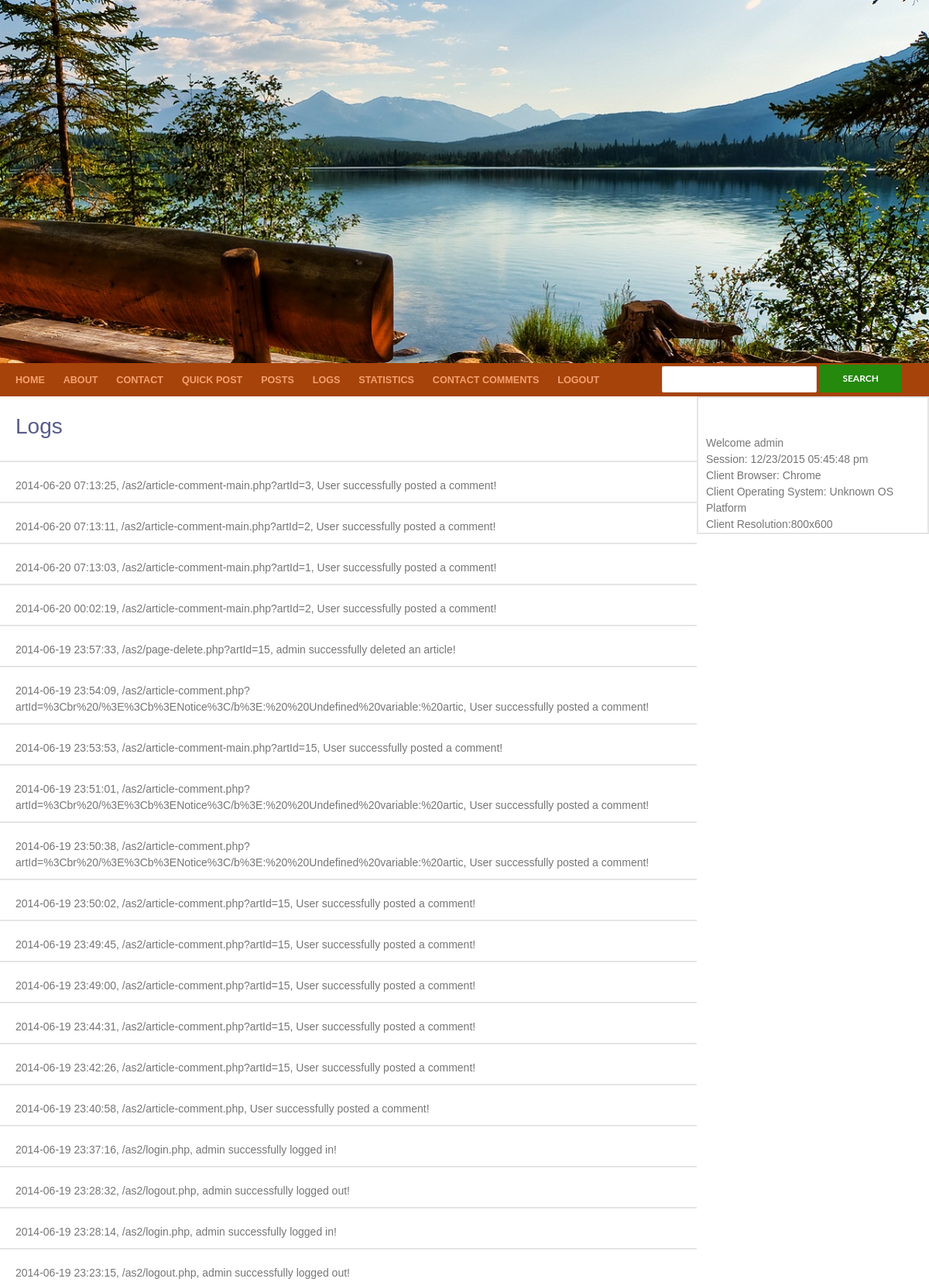
Screenshot of /logs.php (signed in, upper part) with the database file from the repository.
### tables this page shows
CREATE TABLE IF NOT EXISTS `tbl_logs` (
  `logId` int(11) NOT NULL AUTO_INCREMENT,
  `remoteAddress` varchar(100) NOT NULL,
  `requestUri` varchar(100) NOT NULL,
  `logComment` varchar(255) NOT NULL,
  `dateTime` timestamp NOT NULL DEFAULT CURRENT_TIMESTAMP ON UPDATE CURRENT_TIMESTAMP,
  PRIMARY KEY (`logId`)
);

### logs.php (the view, shortened to what this page needs)
<?php
	include("header.php");
	if(isset($_SESSION['admin']))
	{
?>
		<h1 id="pageTitle">Logs</h1>
<?php
		$conn = connectToMySQL();
		$query = "SELECT * FROM tbl_logs ORDER BY dateTime DESC";
		$result = mysqli_query($conn, $query) or die(mysqli_error($conn));
		while($row = mysqli_fetch_assoc($result))
		{
			echo "<article class='logs'>
					  $row[dateTime], $row[requestUri], $row[logComment]
				  </article>";
		}
		include("sidebar.php");
		include("footer.php");
	}
	else
	{
		header("Location:404.php");
	}
?>

### style.css (style rules this page uses)
html, body, div, span, applet, object, iframe, h1, h2, h3, h4, h5, h6, p, blockquote, pre, a, abbr, acronym, address, big, cite, code, del, dfn, em, font, ins, kbd, q, s, samp, small, strike, strong, sub, sup, tt, var, dl, dt, dd, ol, ul, li, fieldset, form, label, legend, table, caption, tbody, tfoot, thead, tr, th, td { border: 0; font-family: inherit; font-size: 100%; font-style: inherit; font-weight: inherit; margin: 0; outline: 0; padding: 0; vertical-align: baseline; }
article, aside, details, figcaption, figure, footer, header, hgroup, nav, section { display: block; }
html { overflow-y: scroll; -webkit-text-size-adjust: 100%; -ms-text-size-adjust: 100%; }
body, button, input, select, textarea { color: #2b2b2b; font-family: Lato, sans-serif; font-size: 16px; font-weight: 400; line-height: 1.5; }
body { background: #f5f5f5; }
h1, h2, h3, h4, h5, h6 { clear: both; font-weight: 700; margin: 36px 0 12px; }
h1 { font-size: 26px; line-height: 1.3846153846; }
body { color: #575c8a; line-height: 1.5em; font-family: Arial; font-size: 14px; background: #515673 url(images/background_gradient.jpg) repeat-x 0px 0px; }
h1 { font-size: 2em; font-weight: normal; margin: 0 0 .5em 0; padding: 20px 20px 10px 20px; }
article { padding: 20px 20px 10px 20px; }
.logs { border-top: 2px solid rgba(0, 0, 0, 0.1); -webkit-box-sizing: border-box; -moz-box-sizing: border-box; box-sizing: border-box; color: #767676; }

### rows the page displays
tbl_logs: dateTime "2014-06-20 07:13:25", requestUri "/as2/article-comment-main.php?artId=3", logComment "User successfully posted a comment!"
tbl_logs: dateTime "2014-06-20 07:13:11", requestUri "/as2/article-comment-main.php?artId=2", logComment "User successfully posted a comment!"
tbl_logs: dateTime "2014-06-20 07:13:03", requestUri "/as2/article-comment-main.php?artId=1", logComment "User successfully posted a comment!"
tbl_logs: dateTime "2014-06-20 00:02:19", requestUri "/as2/article-comment-main.php?artId=2", logComment "User successfully posted a comment!"
tbl_logs: dateTime "2014-06-19 23:57:33", requestUri "/as2/page-delete.php?artId=15", logComment "admin successfully deleted an article!"
tbl_logs: dateTime "2014-06-19 23:54:09", requestUri "/as2/article-comment.php?artId=%3Cbr%20/%3E%3Cb%3ENotice%3C/b%3E:%20%20Undefined%20variable:%20artic", logComment "User successfully posted a comment!"
tbl_logs: dateTime "2014-06-19 23:53:53", requestUri "/as2/article-comment-main.php?artId=15", logComment "User successfully posted a comment!"
tbl_logs: dateTime "2014-06-19 23:51:01", requestUri "/as2/article-comment.php?artId=%3Cbr%20/%3E%3Cb%3ENotice%3C/b%3E:%20%20Undefined%20variable:%20artic", logComment "User successfully posted a comment!"
tbl_logs: dateTime "2014-06-19 23:50:38", requestUri "/as2/article-comment.php?artId=%3Cbr%20/%3E%3Cb%3ENotice%3C/b%3E:%20%20Undefined%20variable:%20artic", logComment "User successfully posted a comment!"
tbl_logs: dateTime "2014-06-19 23:50:02", requestUri "/as2/article-comment.php?artId=15", logComment "User successfully posted a comment!"
tbl_logs: dateTime "2014-06-19 23:49:45", requestUri "/as2/article-comment.php?artId=15", logComment "User successfully posted a comment!"
tbl_logs: dateTime "2014-06-19 23:49:00", requestUri "/as2/article-comment.php?artId=15", logComment "User successfully posted a comment!"
tbl_logs: dateTime "2014-06-19 23:44:31", requestUri "/as2/article-comment.php?artId=15", logComment "User successfully posted a comment!"
tbl_logs: dateTime "2014-06-19 23:42:26", requestUri "/as2/article-comment.php?artId=15", logComment "User successfully posted a comment!"
tbl_logs: dateTime "2014-06-19 23:40:58", requestUri "/as2/article-comment.php", logComment "User successfully posted a comment!"
tbl_logs: dateTime "2014-06-19 23:37:16", requestUri "/as2/login.php", logComment "admin successfully logged in!"
tbl_logs: dateTime "2014-06-19 23:28:32", requestUri "/as2/logout.php", logComment "admin successfully logged out!"
tbl_logs: dateTime "2014-06-19 23:28:14", requestUri "/as2/login.php", logComment "admin successfully logged in!"
tbl_logs: dateTime "2014-06-19 23:23:15", requestUri "/as2/logout.php", logComment "admin successfully logged out!"

### other values shown
$_SESSION['username'] "admin"
$_SESSION['dateTime'] "12/23/2015 05:45:48 pm"
getClientBrowser() "Chrome"
getClientOS() "Unknown OS Platform"
